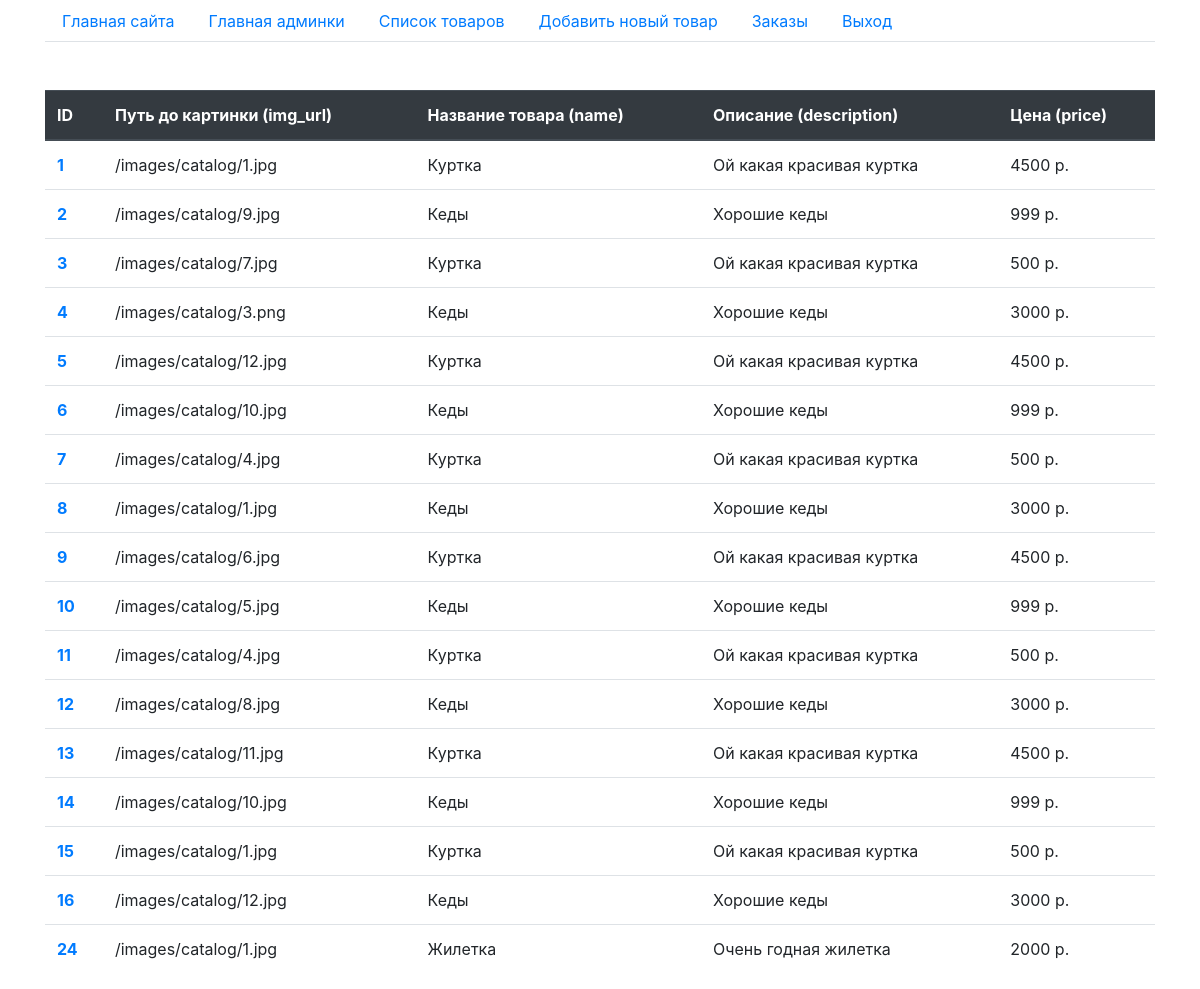
The app's page /admin/products.php (signed in) with its own data.
### tables this page shows
CREATE TABLE IF NOT EXISTS `products` (
  `id` int(11) NOT NULL AUTO_INCREMENT,
  `img_url` varchar(255) NOT NULL,
  `name` varchar(255) NOT NULL,
  `description` text NOT NULL,
  `price` float NOT NULL,
  `add_date` datetime NOT NULL DEFAULT current_timestamp(),
  PRIMARY KEY (`id`)
);

### admin/products.php (the view)
<?php
    include('parts/header.php');
    $sql = "SELECT * FROM products";
    $result = mysqli_query($link, $sql);
?>
<table class="table">
  <thead class="thead-dark">
    <tr>
      <th scope="col">ID</th>
      <th scope="col">Путь до картинки (img_url)</th>
      <th scope="col">Название товара (name)</th>
      <th scope="col">Описание (description)</th>
      <th scope="col">Цена (price)</th>
    </tr>
  </thead>
  <tbody>
    <?php while ($row = mysqli_fetch_assoc($result)) : ?>
        <tr>
            <th scope="row">
                <a href="/admin/product_edit.php?id=<?= $row['id']; ?>">
                    <?= $row['id']; ?>
                </a>
            </th>
            <td><?= $row['img_url']; ?></td>
            <td><?= $row['name']; ?></td>
            <td><?= $row['description']; ?></td>
            <td><?= $row['price']; ?> р.</td>
        </tr>
    <?php endwhile; ?>
  </tbody>
</table>
<?php include('parts/footer.php'); ?>

### admin/parts/header.php (shortened to what this page needs)
<?php
    $is_auth = isset($_SESSION['is_auth']) && $_SESSION['is_auth'];
?>
<!DOCTYPE html>
<html lang="ru">
<head>
    <link rel="stylesheet" href="https://stackpath.bootstrapcdn.com/bootstrap/4.4.1/css/bootstrap.min.css"
>
</head>
<body>
    <div class="container">
        <ul class="nav nav-tabs">
            <li class="nav-item">
                <a class="nav-link" href="/">Главная сайта</a>
            </li>
            <li class="nav-item">
                <a class="nav-link" href="/admin">Главная админки</a>
            </li>
            <li class="nav-item">
                <a class="nav-link" href="/admin/products.php">Список товаров</a>
            </li>
            <li class="nav-item">
                <a class="nav-link" href="/admin/product_add.php">Добавить новый товар</a>
            </li>
            <li class="nav-item">
                <a class="nav-link" href="/admin/orders.php">Заказы</a>
            </li>
            <?php if($is_auth) : ?>
            <li class="nav-item">
                <a class="nav-link" href="/admin/exit.php">Выход</a>
            </li>
            <?php endif; ?>
        </ul>
        <br/><br/>

### admin/parts/footer.php
    </div>
</body>
</html>

### records on screen
products: id "1", img_url "/images/catalog/1.jpg", name "Куртка", description "Ой какая красивая куртка", price "4500"
products: id "2", img_url "/images/catalog/9.jpg", name "Кеды", description "Хорошие кеды", price "999"
products: id "3", img_url "/images/catalog/7.jpg", name "Куртка", description "Ой какая красивая куртка", price "500"
products: id "4", img_url "/images/catalog/3.png", name "Кеды", description "Хорошие кеды", price "3000"
products: id "5", img_url "/images/catalog/12.jpg", name "Куртка", description "Ой какая красивая куртка", price "4500"
products: id "6", img_url "/images/catalog/10.jpg", name "Кеды", description "Хорошие кеды", price "999"
products: id "7", img_url "/images/catalog/4.jpg", name "Куртка", description "Ой какая красивая куртка", price "500"
products: id "8", img_url "/images/catalog/1.jpg", name "Кеды", description "Хорошие кеды", price "3000"
products: id "9", img_url "/images/catalog/6.jpg", name "Куртка", description "Ой какая красивая куртка", price "4500"
products: id "10", img_url "/images/catalog/5.jpg", name "Кеды", description "Хорошие кеды", price "999"
products: id "11", img_url "/images/catalog/4.jpg", name "Куртка", description "Ой какая красивая куртка", price "500"
products: id "12", img_url "/images/catalog/8.jpg", name "Кеды", description "Хорошие кеды", price "3000"
products: id "13", img_url "/images/catalog/11.jpg", name "Куртка", description "Ой какая красивая куртка", price "4500"
products: id "14", img_url "/images/catalog/10.jpg", name "Кеды", description "Хорошие кеды", price "999"
products: id "15", img_url "/images/catalog/1.jpg", name "Куртка", description "Ой какая красивая куртка", price "500"
products: id "16", img_url "/images/catalog/12.jpg", name "Кеды", description "Хорошие кеды", price "3000"
products: id "24", img_url "/images/catalog/1.jpg", name "Жилетка", description "Очень годная жилетка", price "2000"
